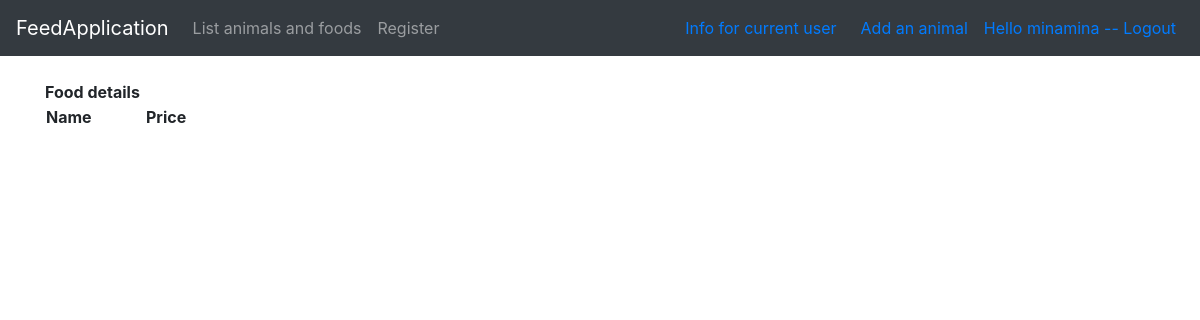
/animals/showfood/3 (signed in), run on an earlier commit of the app's database.
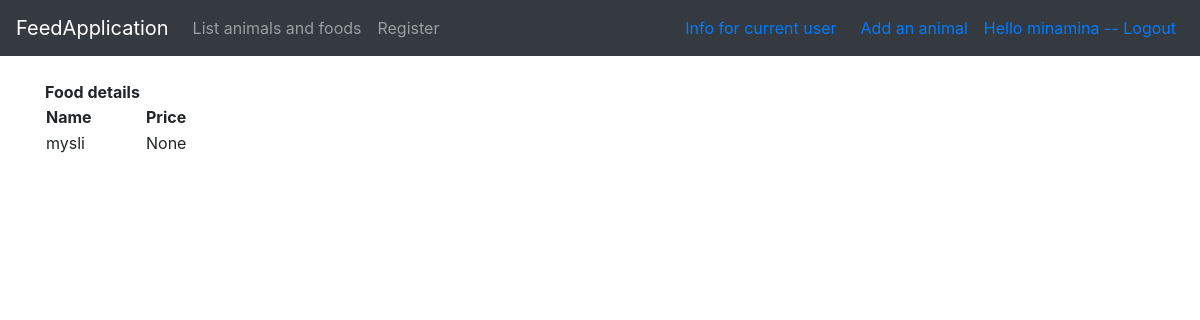
And on a later commit of the database.
### application/animals/models.py (models this page shows, shortened)
class Food(Base):
    name = db.Column(db.String(144), unique=True, nullable = False) #unique lisätty
    animals = db.relationship("Animal", secondary=animals_foods, back_populates='foods', lazy='dynamic')
    price = db.Column(db.Integer, nullable = True)

### application/animals/views.py (the view)
@app.route("/animals/showfood/<food_id>")
def show_food(food_id):
    return render_template("animals/showfood.html", food = Food.query.get(food_id))

### application/__init__.py (called while the page is built)
@login_manager.user_loader
def load_user(user_id):
    return User.query.get(user_id)

### application/templates/animals/showfood.html (shortened to what this page needs)
{% extends "layout.html" %}
{% block body %}
<th><b>Food details</b></th>
<table>
  <tr>
    <td style="width:100px"><b>Name</b></td>
    <td style="width:100px"><b>Price</b></td>
  </tr>
  <tr>
    <td>{{ food.name }}</td>
    <td>{{ food.price }}</td>
    </tr>
</table>
{% endblock %}

What changed in the data, as far as the page shows it:
added Food: name "mysli", price "None"
